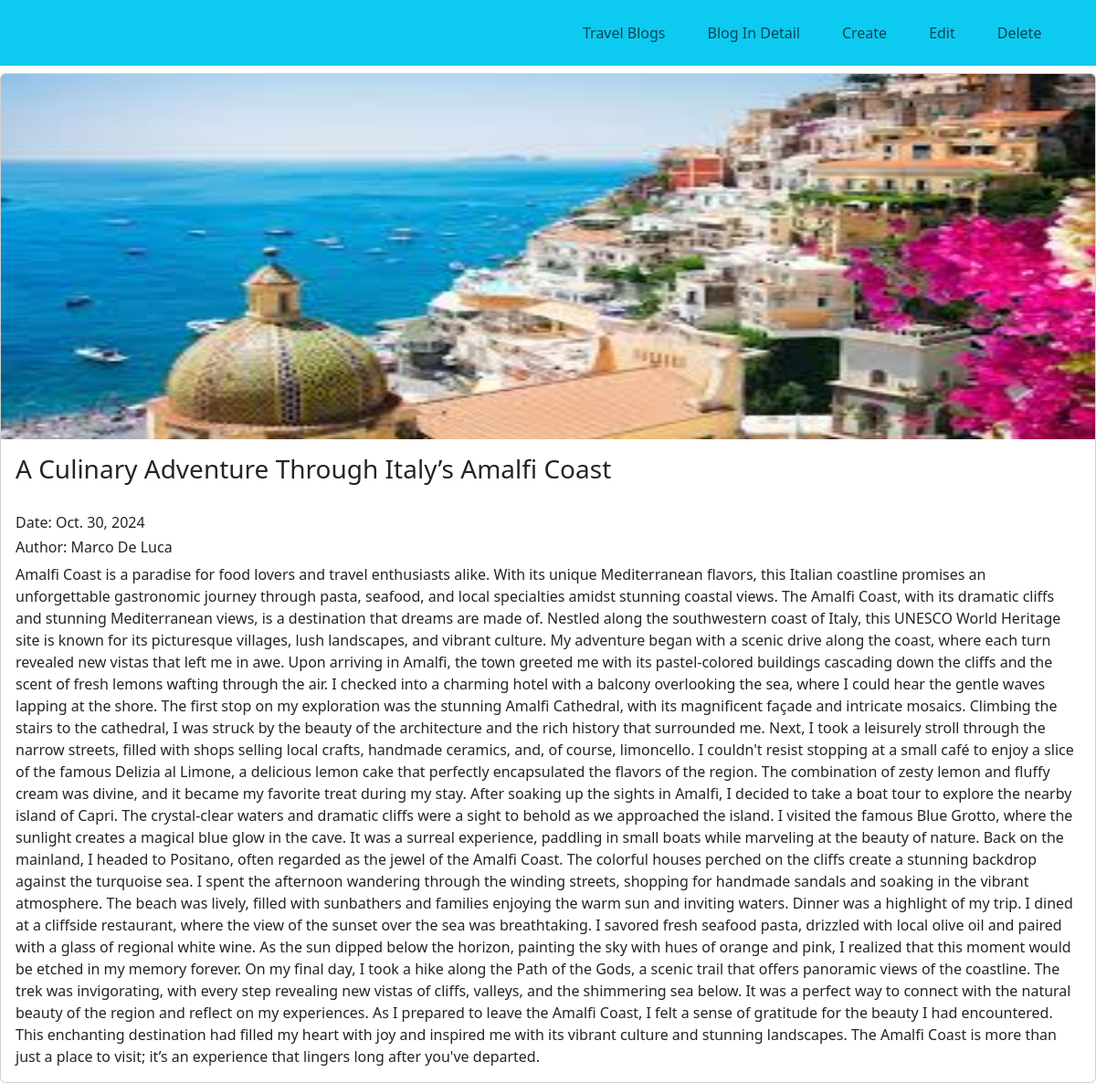
The app's page /detail/2 with its own data.
### appblog/models.py (models this page shows, shortened)
class Post(models.Model):
    id = models.BigAutoField(primary_key=True)
    title = models.CharField(max_length=500)
    title_content = models.TextField(max_length=5000, default=True)
    content = models.TextField(max_length=5000)
    date = models.DateField(auto_now=True)
    author = models.CharField(max_length=300)
    img=models.ImageField(upload_to='Travel', default='default_image.jpg')

### appblog/views.py (the view)
# urls.py: path('detail/<int:pk>',DetailBlog.as_view(), name='detail'),
class DetailBlog(DetailView):
    model=Post
    template_name='detail.html'
    context_object_name='blg'

### appblog/templates/detail.html (shortened to what this page needs)
{% extends 'nav.html' %}
{% block content %}
{% load static %}
<!doctype html>
<html lang="en">
  <head>
    <link href="https://cdn.jsdelivr.net/npm/bootstrap@5.3.3/dist/css/bootstrap.min.css" rel="stylesheet">
  </head>
  <body>
      <div class="card-container">
        <div class="card" style="width: 100%;">
            <img src="{{ blg.img.url }}" class="card-img-top" alt="..." height="400px">
            <div class="card-body">
            <h3 class="card-title">{{blg.title}}</h3><br>
            <h6 class="card-title">Date: {{blg.date}}</h6>
            <h6 class="card-title">Author: {{blg.author}}</h6>
            <p class="card-text">{{blg.content}}</p>
            </div>
        </div>
    </div>
  </body>
</html>
{% endblock %}

### appblog/templates/detail.html (style rules this page uses)
.card-container { width: 100%; display: flex; flex-direction: row; justify-content: space-around; }

### records on screen
Post: img (picture), title "A Culinary Adventure Through Italy’s Amalfi Coast", date "Oct. 30, 2024", author "Marco De Luca", content "Amalfi Coast is a paradise for food lovers and travel enthusiasts alike. With its unique Mediterranean flavors, this Italian coastline promises an unforgettable gastronomic journey through pasta, seafood, and local specialties amidst stunning coastal views. The Amalfi Coast, with its dramatic cliffs and stunning Mediterranean views, is a destination that dreams are made of. Nestled along the southwestern coast of Italy, this UNESCO World Heritage site is known for its picturesque villages, lush landscapes, and vibrant culture. My adventure began with a scenic drive along the coast, where each turn revealed new vistas that left me in awe. Upon arriving in Amalfi, the town greeted me with its…"
